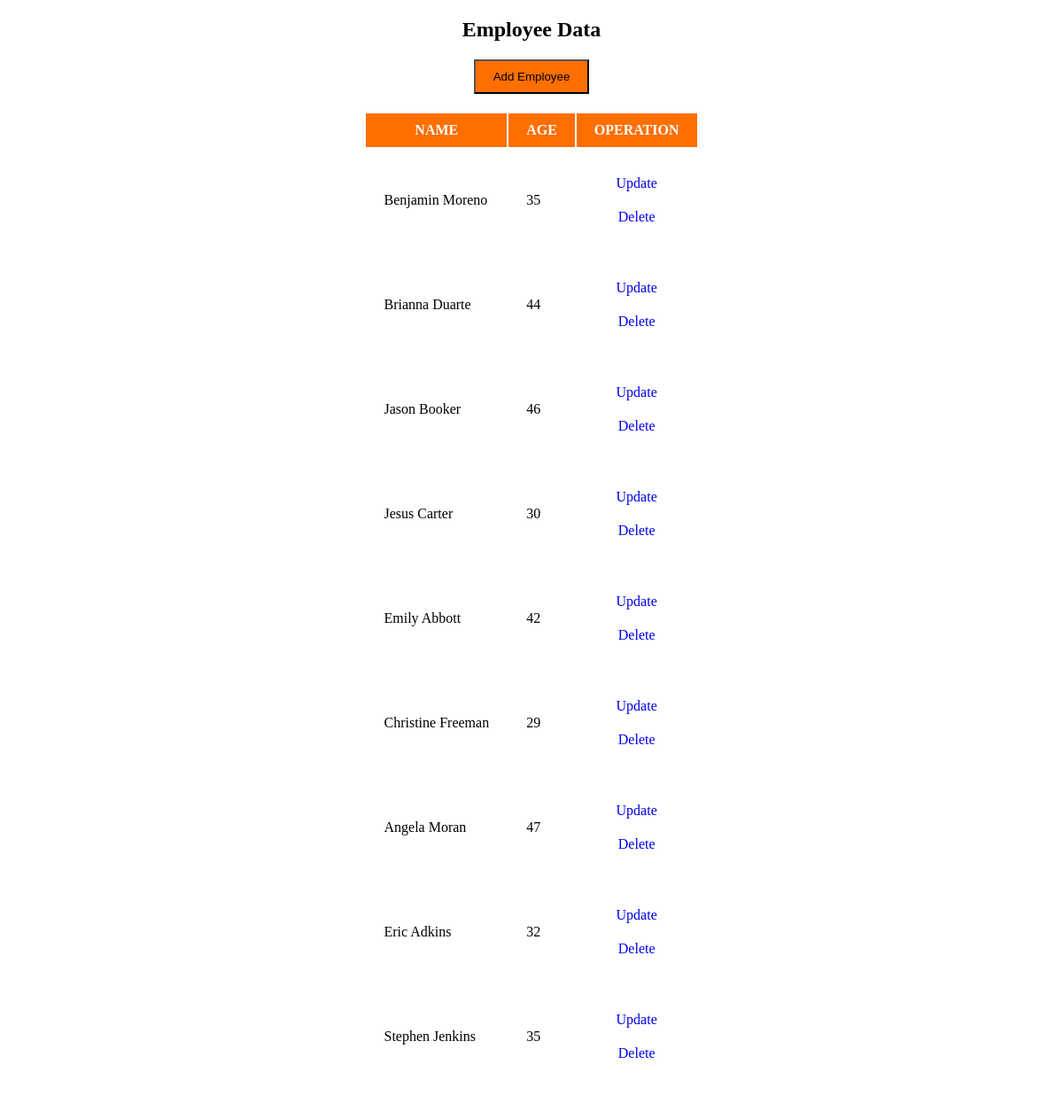
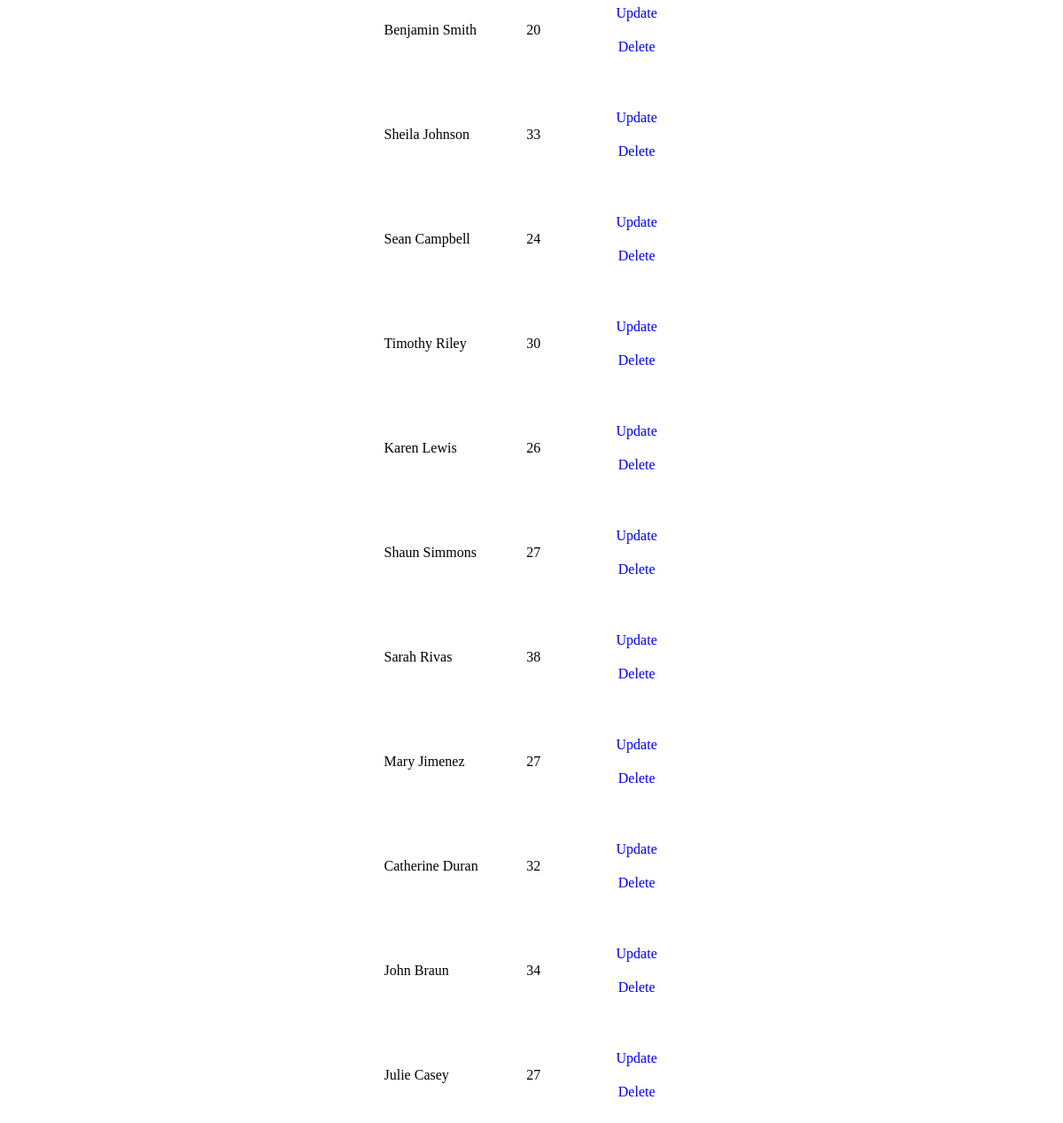
/read/, run on an earlier commit of the app's database (2 pictures, top to bottom).
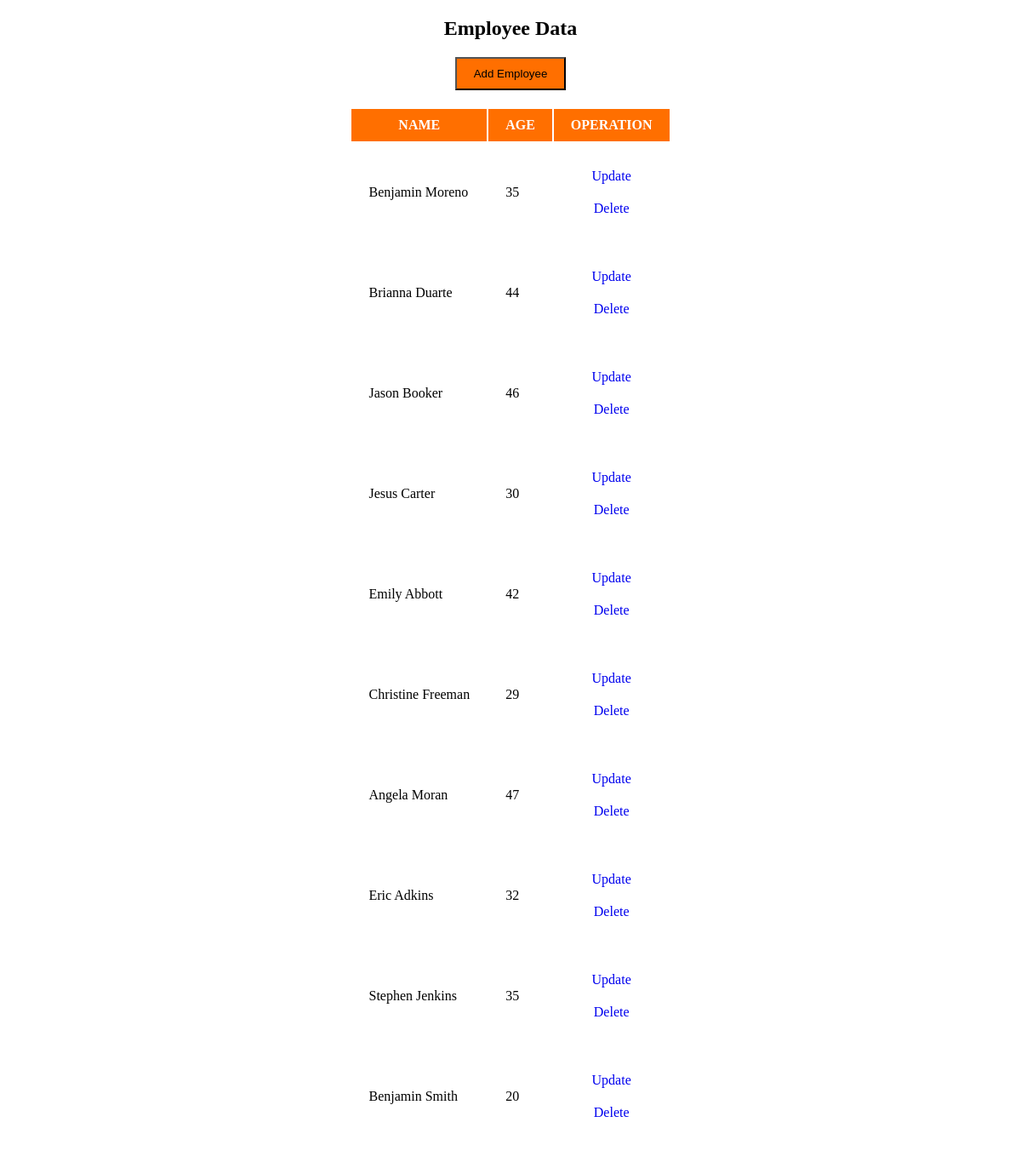
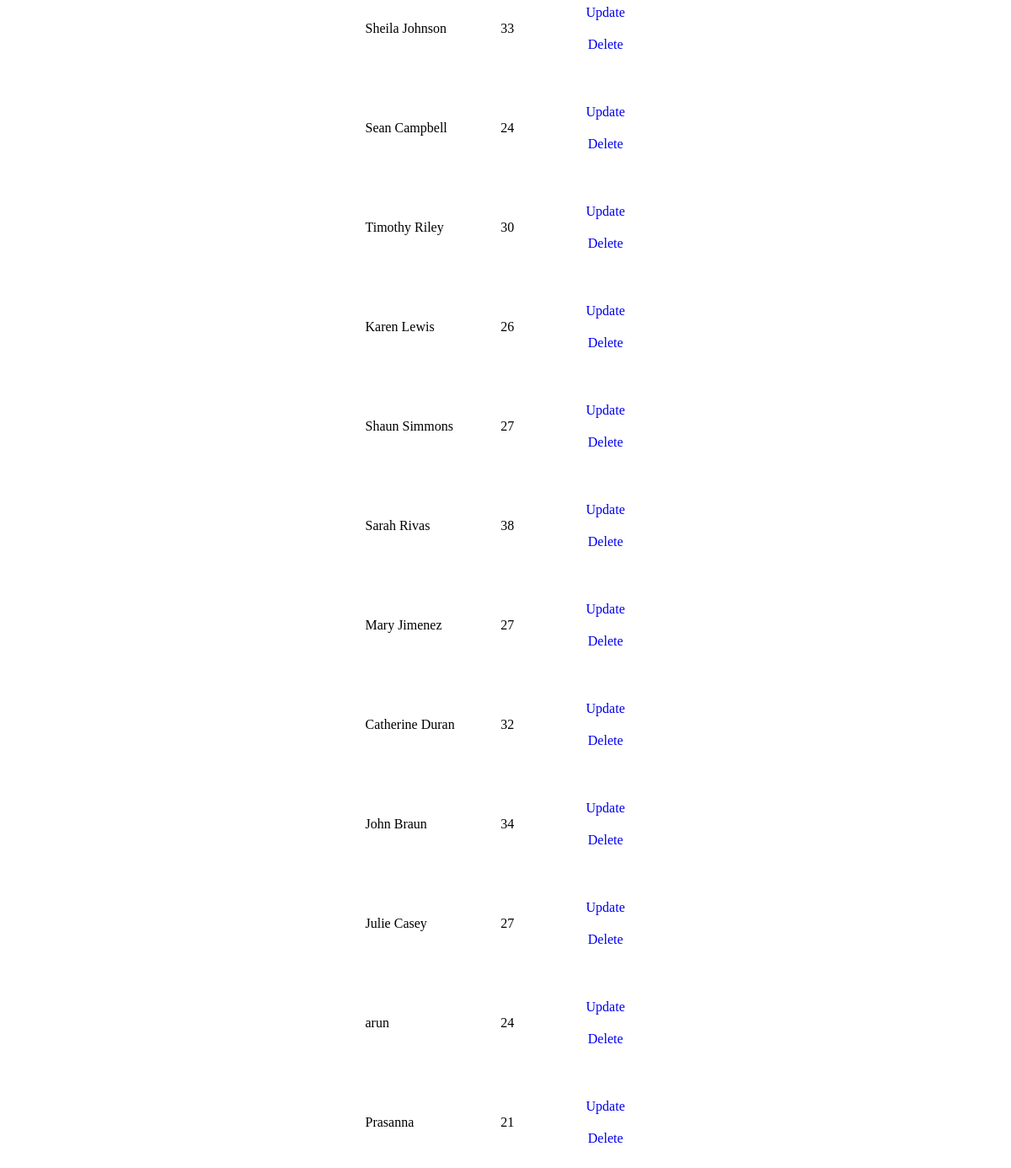
And on a later commit of the database (2 pictures, top to bottom).
### crudApp/models.py (models this page shows)
class Employee(models.Model):
    name = models.CharField(max_length=30)
    age = models.IntegerField()

### crudApp/views.py (the view)
# urls.py: path('read/', views.read_veiw),
def read_veiw(request):
    employee = Employee.objects.all() # get all the data from database
    return render(request, 'crudApp/index.html', {'employee': employee}) # {'employee':employee} is context of the data using like as dictionary

### templates/crudApp/index.html (shortened to what this page needs)
<!DOCTYPE html>
<html lang="en">
  {% extends 'crudApp/base.html' %}
    {% block content %}
    <h2>Employee Data</h2>
    <a href="/add"><input type="button" value="Add Employee" /></a>
    <table>
      <thead>
        <th>Name</th>
        <th>age</th>
        <th>Operation</th>
      </thead>
      <tr>
        {% for emp in employee %}
        <td>{{emp.name}}</td>
        <td>{{emp.age}}</td>
        <td>
          <a href="/update/{{emp.id}}">Update</a>
          <a href="/delete/{{emp.id}}">Delete</a>
        </td>
      </tr>
      {% endfor %}
    </table>
    {% endblock %}

What changed in the data, as far as the page shows it:
added Employee: name "arun", age "24"
added Employee: name "Prasanna", age "21"
